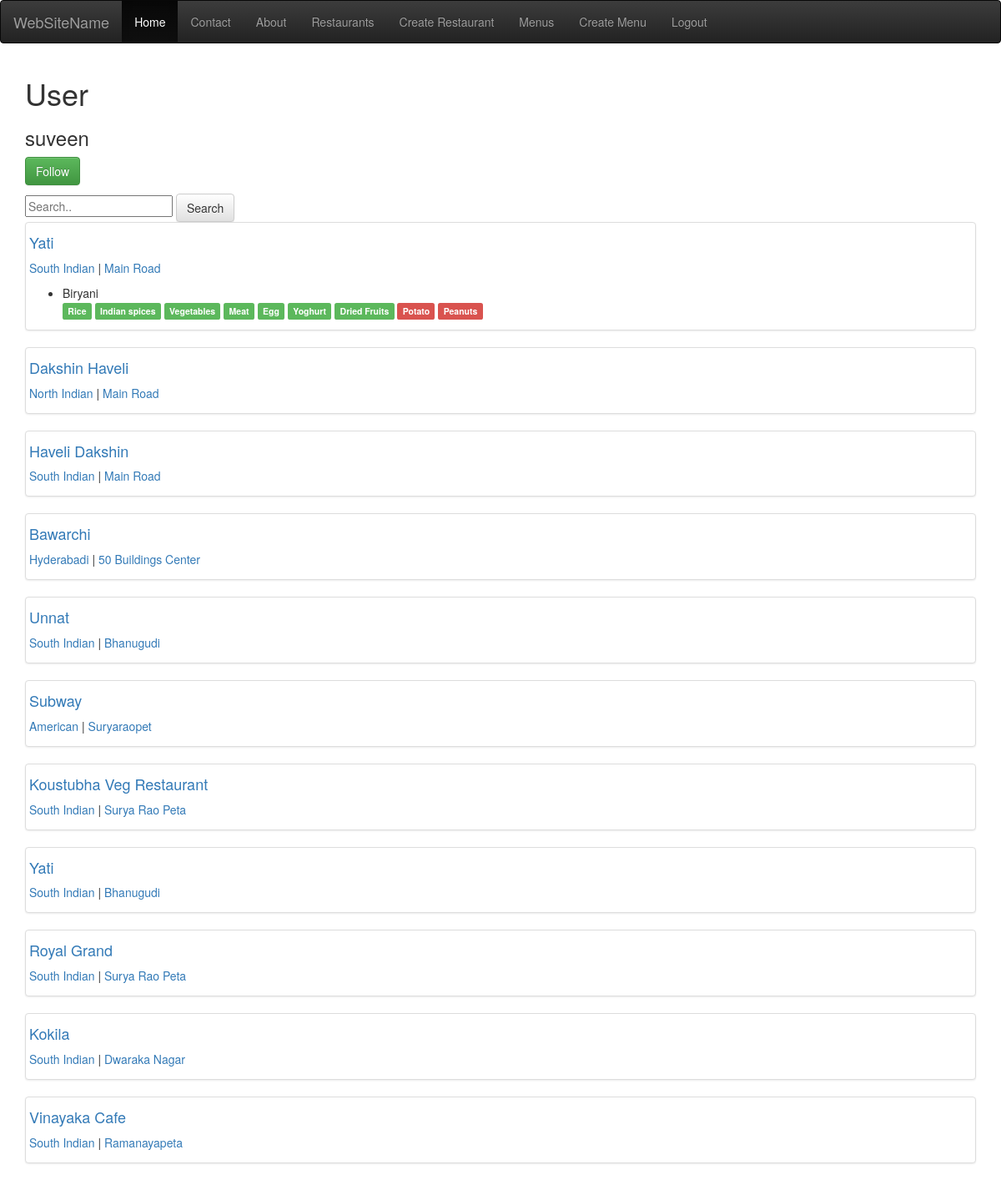
Screenshot of /profile/suveen/ (signed in) with the database file from the repository.
### restaurants/models.py (models this page shows, shortened)
class RestaurantLocation(models.Model):
    owner = models.ForeignKey(User)
    name = models.CharField(max_length=120)
    location = models.CharField(max_length=120, null=True, blank=True)
    category = models.CharField(max_length=120, null=True, blank=True)
    timestamp = models.DateTimeField(auto_now_add=True)
    updated = models.DateTimeField(auto_now=True)
    slug = models.SlugField(null=True, blank=True)
    objects = RestaurantLocationManager()
    @property
    def title(self):
        return self.name

### menus/models.py (models this page shows, shortened)
class Item(models.Model):
    user = models.ForeignKey(settings.AUTH_USER_MODEL)
    restaurant = models.ForeignKey(RestaurantLocation)
    name = models.CharField(max_length=120)
    contents = models.TextField(help_text='separate each item by comma')
    excludes = models.TextField(blank=True, null=True, help_text='separate each item by comma')
    public = models.BooleanField(default=True)
    timestamp = models.DateTimeField(auto_now_add=True)
    updated = models.DateTimeField(auto_now=True)
    class Meta:
        ordering = ['-updated', '-timestamp']
    def get_contents(self):
        return self.contents.split(',')
    def get_excludes(self):
        return self.excludes.split(',')

### profiles/views.py (the view)
# urls.py: url(r'^(?P<username>[\w@.-]+)/$', ProfileDetailView.as_view(), name='detail'),
class ProfileDetailView(DetailView):
    template_name = 'profiles/user.html'
    def get_object(self):
        username = self.kwargs.get('username')
        if username is None:
            raise Http404
        return get_object_or_404(User, username__iexact=username, is_active=True)
    def get_context_data(self, *args, **kwargs):
        context = super(ProfileDetailView, self).get_context_data(*args, **kwargs)
        user = self.get_object()
        item_exist = Item.objects.filter(user=user).exists()
        query = self.request.GET.get('q')
        qs = RestaurantLocation.objects.filter(owner=user).search(query)
        if item_exist and qs.exists():
            context['location'] = qs
        is_following = False
        if user.profile in self.request.user.is_following.all():
            is_following = True
        context['is_following'] = is_following
        return context

### restaurants/models.py (called while the page is built, shortened)
    def search(self, query):
        return self

    def get_queryset(self):
        return RestaurantLocationQuerySet(self.model, using=self._db)

### profiles/templates/profiles/user.html (shortened to what this page needs)
{% extends 'base.html' %}
{% block content %}
    <h1>User</h1>
    <h3>{{ user.username }}</h3>
    <p>{% include 'profiles/snippets/form.html' with username=user.username %}</p>
    <form class="form" action="." method="GET">
        <input type="text" placeholder="Search.." name="q" value="{{ request.GET.q }}">
        <button class="btn btn-default" type="submit">Search</button>
    </form>
    {% if location %}
        {% for rest in location %}
            <div class="row">
                <div class="col-sm-12">
                    <div class="thumbnail">
                        <div class="h4"><a href="{{ request.path }}?q={{ rest.title }}">{{ rest.title }}</a></div>
                        <p><a href="{{ request.path }}?q={{ rest.category }}">{{ rest.category }}</a> | <a
                                href="{{ request.path }}?q={{ rest.location }}">{{ rest.location }}</a></p>
                        <ul>
                            {% for item in rest.item_set.all %}
                                <li>{{ item.name }}</li>
                                {% for ing in item.get_contents %}
                                    <a href="{{ request.path }}?q={{ ing }}"><span
                                            class="label label-success">{{ ing }}</span></a>
                                {% endfor %}
                                {% for ing in item.get_excludes %}
                                    <a href="{{ request.path }}?q={{ ing }}"><span
                                            class="label label-danger">{{ ing }}</span></a>
                                {% endfor %}
                            {% endfor %}
                        </ul>
                    </div>
                </div>
            </div>
        {% endfor %}
    {% else %}
        <h4>No Items in Restaurants</h4>
    {% endif %}
{% endblock content %}

### rows the page displays
RestaurantLocation: title "Yati", category "South Indian", location "Main Road"
Item: name "Biryani", get_contents "Rice" "Indian spices" "Vegetables" "Meat" "Egg" "Yoghurt" "Dried Fruits", get_excludes "Potato" "Peanuts"
RestaurantLocation: title "Dakshin Haveli", category "North Indian", location "Main Road"
RestaurantLocation: title "Haveli Dakshin", category "South Indian", location "Main Road"
RestaurantLocation: title "Bawarchi", category "Hyderabadi", location "50 Buildings Center"
RestaurantLocation: title "Unnat", category "South Indian", location "Bhanugudi"
RestaurantLocation: title "Subway", category "American", location "Suryaraopet"
RestaurantLocation: title "Koustubha Veg Restaurant", category "South Indian", location "Surya Rao Peta"
RestaurantLocation: title "Yati", category "South Indian", location "Bhanugudi"
RestaurantLocation: title "Royal Grand", category "South Indian", location "Surya Rao Peta"
RestaurantLocation: title "Kokila", category "South Indian", location "Dwaraka Nagar"
RestaurantLocation: title "Vinayaka Cafe", category "South Indian", location "Ramanayapeta"

### other values shown
{{ user.username }} "suveen"
